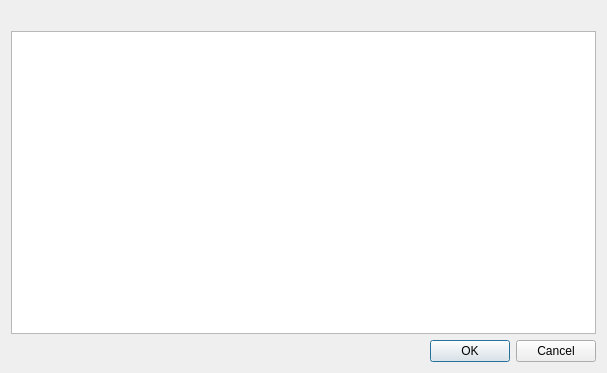
<?xml version="1.0" encoding="UTF-8"?>
<ui version="4.0">
 <class>AcceptRIEXDialog</class>
 <widget class="QDialog" name="AcceptRIEXDialog">
  <property name="geometry">
   <rect>
    <x>0</x>
    <y>0</y>
    <width>607</width>
    <height>373</height>
   </rect>
  </property>
  <property name="windowTitle">
   <string>Contact list change</string>
  </property>
  <layout class="QVBoxLayout" name="verticalLayout">
   <item>
    <widget class="QLabel" name="MessageLabel_">
     <property name="text">
      <string/>
     </property>
     <property name="wordWrap">
      <bool>true</bool>
     </property>
    </widget>
   </item>
   <item>
    <widget class="QTreeView" name="ItemsTree_"/>
   </item>
   <item>
    <widget class="QDialogButtonBox" name="buttonBox">
     <property name="orientation">
      <enum>Qt::Horizontal</enum>
     </property>
     <property name="standardButtons">
      <set>QDialogButtonBox::Cancel|QDialogButtonBox::Ok</set>
     </property>
    </widget>
   </item>
  </layout>
 </widget>
 <resources/>
 <connections>
  <connection>
   <sender>buttonBox</sender>
   <signal>accepted()</signal>
   <receiver>AcceptRIEXDialog</receiver>
   <slot>accept()</slot>
   <hints>
    <hint type="sourcelabel">
     <x>248</x>
     <y>254</y>
    </hint>
    <hint type="destinationlabel">
     <x>157</x>
     <y>274</y>
    </hint>
   </hints>
  </connection>
  <connection>
   <sender>buttonBox</sender>
   <signal>rejected()</signal>
   <receiver>AcceptRIEXDialog</receiver>
   <slot>reject()</slot>
   <hints>
    <hint type="sourcelabel">
     <x>316</x>
     <y>260</y>
    </hint>
    <hint type="destinationlabel">
     <x>286</x>
     <y>274</y>
    </hint>
   </hints>
  </connection>
 </connections>
</ui>
